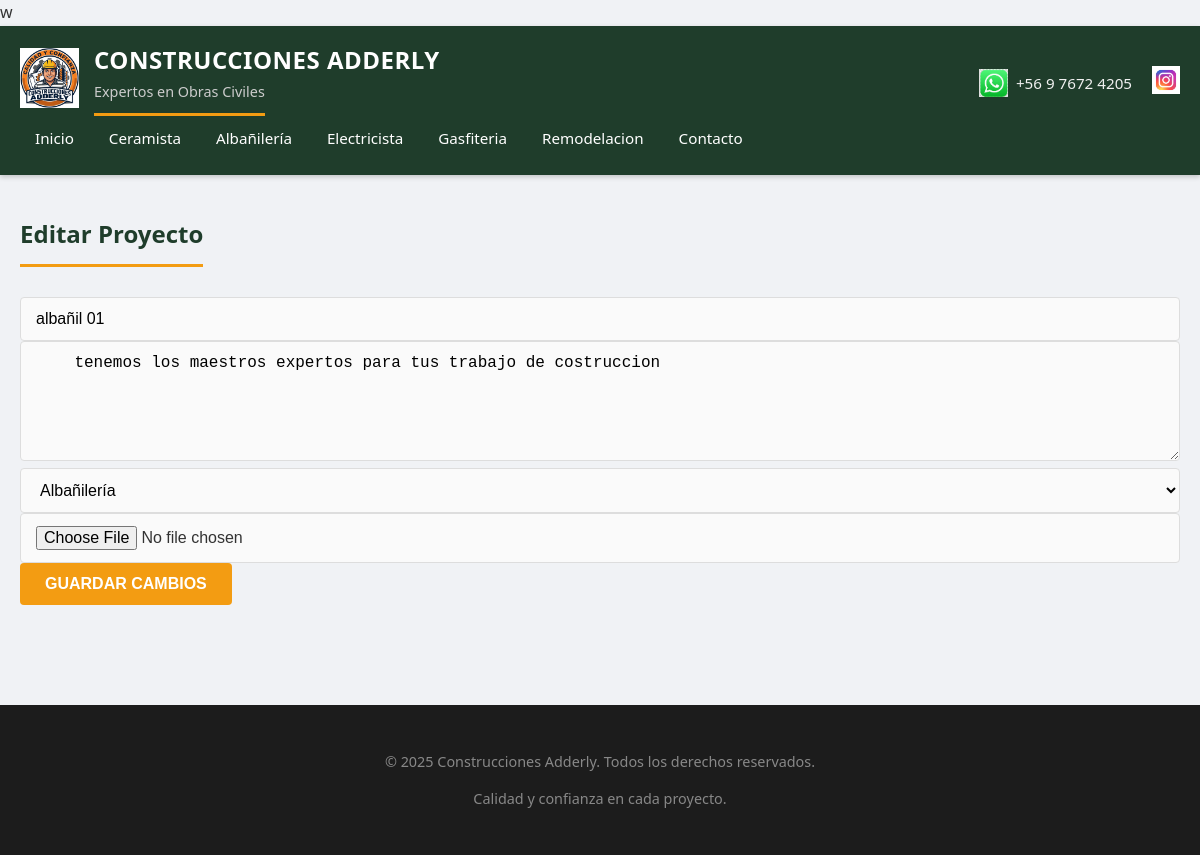
The app's page /edit_project/2 (signed in), older data.
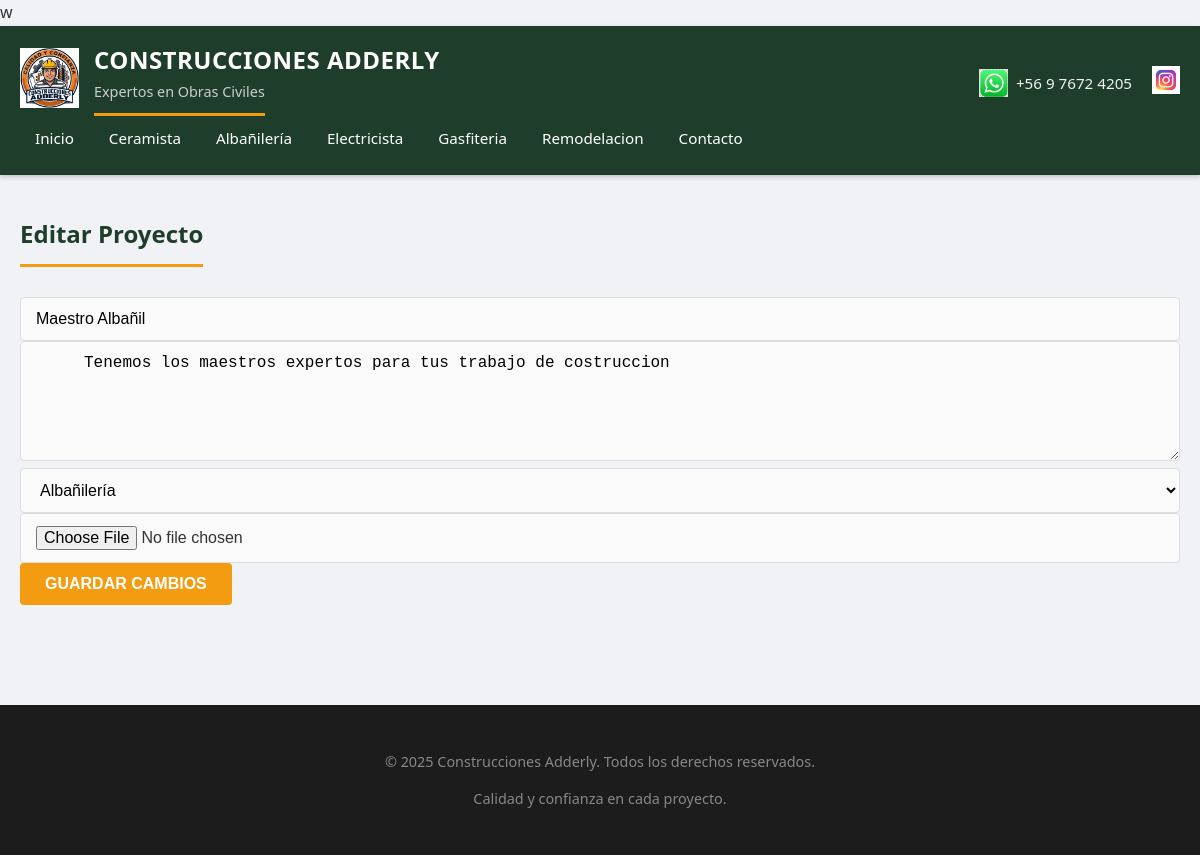
The same page, newer data.
### app.py (models this page shows)
class Category(db.Model):
    id = db.Column(db.Integer, primary_key=True)
    name = db.Column(db.String(50), unique=True, nullable=False)

class Project(db.Model):
    id = db.Column(db.Integer, primary_key=True)
    title = db.Column(db.String(100), nullable=False)
    description = db.Column(db.Text, nullable=False)
    media_url = db.Column(db.String(500), nullable=False)
    media_type = db.Column(db.String(20), nullable=False)
    category_id = db.Column(
        db.Integer,
        db.ForeignKey('category.id'),
        nullable=False
    )
    category = db.relationship('Category', backref='projects')

### app.py (the view, shortened to what this page needs)
@app.route('/edit_project/<int:project_id>', methods=['GET', 'POST'])
def edit_project(project_id):
    if not session.get('admin'):
        return redirect(url_for('admin_login'))
    project = Project.query.get_or_404(project_id)
    return render_template('edit_project.html', project=project)

### app.py (called while the page is built)
@app.context_processor
def inject_categories():
    return dict(categories=Category.query.all())

### templates/edit_project.html
{% extends "base.html" %}
{% block content %}
<h2>Editar Proyecto</h2>
<form method="POST" enctype="multipart/form-data">
  <input type="text" name="title" value="{{ project.title }}" required>
  <textarea name="description" required>
    {{ project.description }}
  </textarea>
  <select name="category" required>
    {% for cat in categories %}
      <option value="{{ cat.id }}"
        {% if cat.id == project.category_id %}selected{% endif %}>
        {{ cat.name }}
      </option>
    {% endfor %}
  </select>
  <input type="file" name="file">
  <button type="submit">Guardar cambios</button>
</form>
{% endblock %}

### templates/base.html (shortened to what this page needs)
<!DOCTYPE html>
<html lang="es">
<head>
  <link rel="stylesheet" href="{{ url_for('static', filename='css/style.css') }}">
</head>
<body>
<header class="header">
  <div class="header-inner">
    <div class="logo-container">
      <img src="{{ url_for('static', filename='img/logo.png') }}" alt="Logo Adderly">
      <div class="logo-text">
        <h1>Construcciones Adderly</h1>
        <h2>Expertos en Obras Civiles</h2>
      </div>
    </div>
   <div class="social-bar">
    <div class="contact-item">
        <img src="{{ url_for('static', filename='img/whatsapp.png') }}" alt="WhatsApp">
        <span>+56 9 7672 4205</span>
    </div>
    <a href="https://www.instagram.com/adderlyconstrucciones" target="_blank" class="social-link">
        <img src="{{ url_for('static', filename='img/instagram.png') }}" alt="Instagram">
    </a>
</div>
    <nav>
      <a href="{{ url_for('portfolio') }}">Inicio</a>
      {% for cat in categories %}
        <a href="{{ url_for('projects_by_category', category_id=cat.id) }}">
          {{ cat.name }}
        </a>
      {% endfor %}
      <a href="{{ url_for('contact') }}">Contacto</a>
    </nav>
  </div>
</header>
<main class="content">
  {% block content %}{% endblock %}
</main>
<footer class="footer">
  <p>© 2025 Construcciones Adderly. Todos los derechos reservados.</p>
  <p>Calidad y confianza en cada proyecto.</p>
</footer>
</body>
</html>

### static/css/style.css (style rules this page uses)
* { box-sizing: border-box; }
body { margin: 0; font-family: 'Segoe UI', Roboto, Helvetica, Arial, sans-serif; background-color: #f0f2f5; color: #333; line-height: 1.6; }
.header { background: #1f3d2b; color: white; padding: 0; box-shadow: 0 2px 5px rgba(0,0,0,0.2); }
.header-inner { max-width: 1200px; margin: 0 auto; padding: 15px 20px; display: flex; justify-content: space-between; align-items: center; flex-wrap: wrap; }
.logo-container { display: flex; align-items: center; gap: 15px; text-decoration: none; color: white; }
.logo-container img { height: 60px; width: auto; }
.logo-text h1 { margin: 0; font-size: 1.5rem; font-weight: 700; letter-spacing: 0.5px; text-transform: uppercase; }
.logo-text h2 { margin: 0; font-size: 0.9rem; font-weight: 400; color: #ccc; }
.social-bar { display: flex; align-items: center; gap: 20px; margin-top: 10px; }
.contact-item { display: flex; align-items: center; gap: 8px; color: #f1f1f1; font-weight: 500; font-size: 0.95rem; }
.contact-item img, .social-link img { height: 28px; width: auto; transition: transform 0.2s; }
nav { display: flex; gap: 5px; }
nav a { color: white; text-decoration: none; padding: 10px 15px; border-radius: 4px; font-weight: 500; transition: background 0.3s; font-size: 0.95rem; }
.content { max-width: 1200px; margin: 0 auto; padding: 20px; min-height: 60vh; }
h2 { border-bottom: 3px solid #f39c12; padding-bottom: 10px; margin-bottom: 30px; color: #1f3d2b; display: inline-block; }
input[type="text"], input[type="email"], textarea, select, input[type="file"] { width: 100%; padding: 12px 15px; border: 1px solid #ddd; border-radius: 4px; font-size: 1rem; transition: border-color 0.3s; background-color: #fafafa; }
textarea { resize: vertical; min-height: 120px; }
button, .btn { background-color: #f39c12; color: white; border: none; padding: 12px 25px; font-size: 1rem; font-weight: bold; border-radius: 4px; cursor: pointer; transition: background 0.3s, transform 0.1s; display: inline-block; text-decoration: none; text-transform: uppercase; }
.footer { background: #1c1c1c; color: #888; text-align: center; padding: 30px; margin-top: 50px; font-size: 0.9rem; }

Row changes from the older to the newer data that the page shows:
changed Project "Albañilería": title "albañil 01" → "Maestro Albañil"; description "tenemos los maestros expertos para tus trabajo de costruccion" → "Tenemos los maestros expertos para tus trabajo de costruccion"
